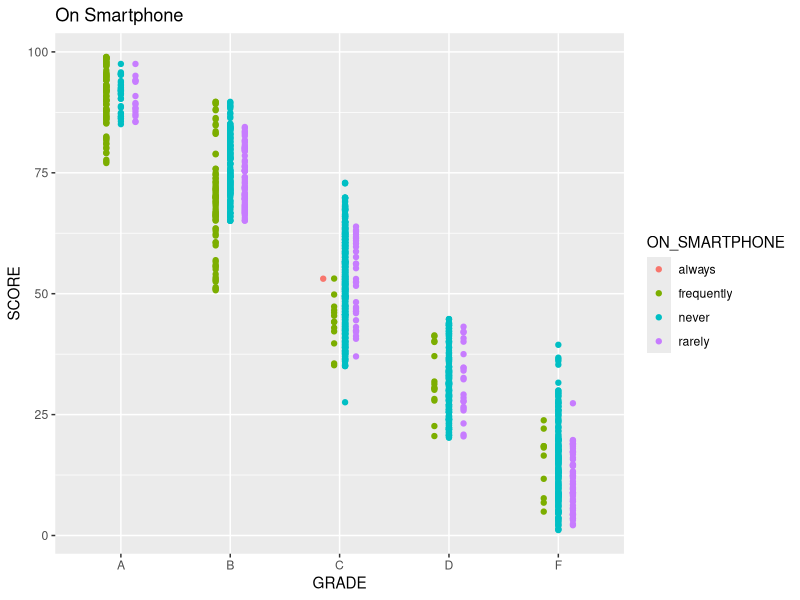
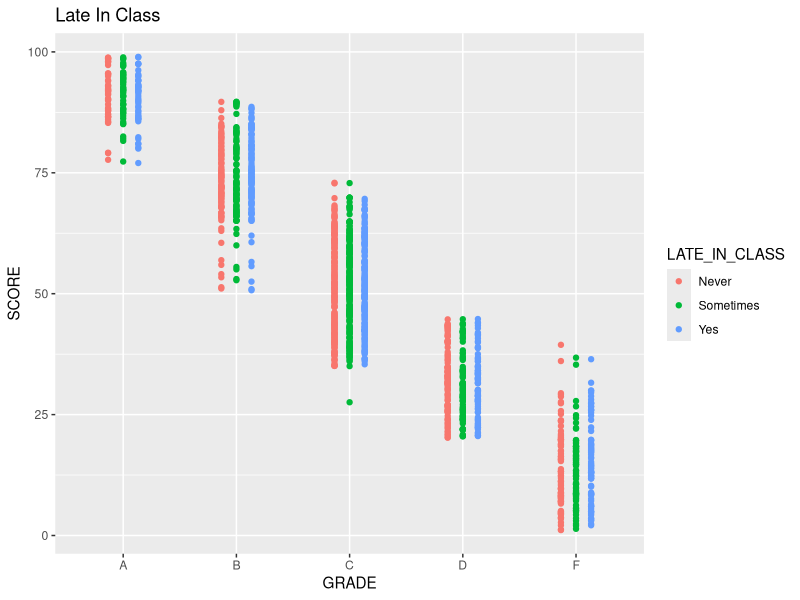
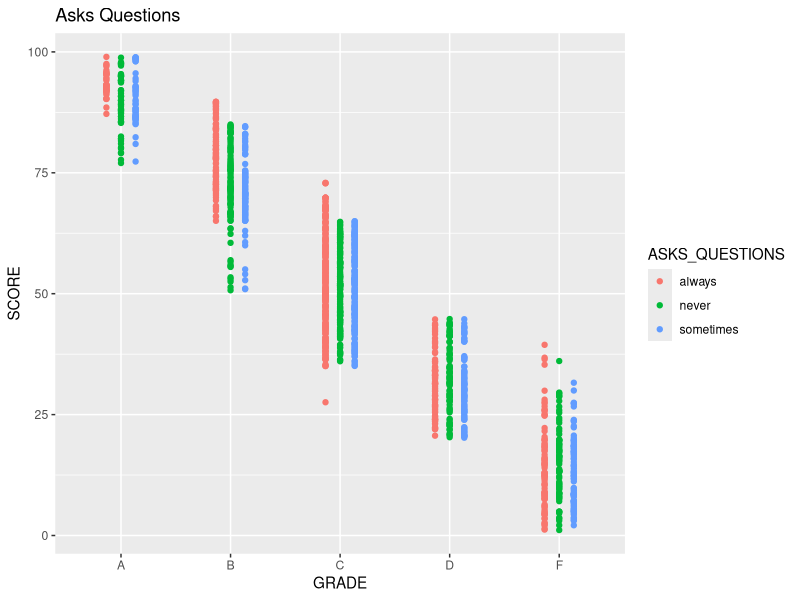
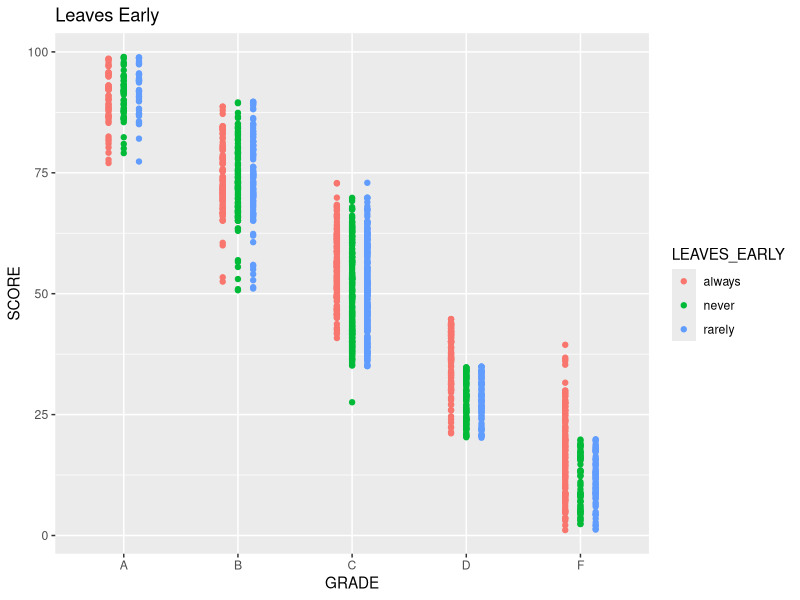

The R source for these figures, in order:
## ---- chunk 1
Moody <- read.csv("MOODY-2019.csv")
## ---- chunk 2
Moody2 <- Moody[-1]
row.names(Moody2) <- Moody$STUDENTID
## ---- chunk 3
Moody2$dummy_on_smartphone[Moody$ON_SMARTPHONE == "always"] <- "4"
Moody2$dummy_on_smartphone[Moody$ON_SMARTPHONE == "frequently"] <- "3"
Moody2$dummy_on_smartphone[Moody$ON_SMARTPHONE == "rarely"] <- "2"
Moody2$dummy_on_smartphone[Moody$ON_SMARTPHONE == "never"] <- "1"
Moody2$dummy_on_smartphone <- factor(Moody2$dummy_on_smartphone)

Moody2$dummy_grade[Moody$GRADE == "A"] <- "5"
Moody2$dummy_grade[Moody$GRADE == "B"] <- "4"
Moody2$dummy_grade[Moody$GRADE == "C"] <- "3"
Moody2$dummy_grade[Moody$GRADE == "D"] <- "2"
Moody2$dummy_grade[Moody$GRADE == "F"] <- "1"
Moody2$dummy_grade <- factor(Moody2$dummy_grade)

Moody2$dummy_asks_questions[Moody$ASKS_QUESTIONS == "always"] <- "3"
Moody2$dummy_asks_questions[Moody$ASKS_QUESTIONS == "sometimes"] <- "2"
Moody2$dummy_asks_questions[Moody$ASKS_QUESTIONS == "never"] <- "1"
Moody2$dummy_asks_questions <- factor(Moody2$dummy_asks_questions)

Moody2$dummy_leaves_early[Moody$LEAVES_EARLY == "always"] <- "3"
Moody2$dummy_leaves_early[Moody$LEAVES_EARLY == "rarely"] <- "2"
Moody2$dummy_leaves_early[Moody$LEAVES_EARLY == "never"] <- "1"
Moody2$dummy_leaves_early <- factor(Moody2$dummy_leaves_early)

Moody2$dummy_late_to_class[Moody$LATE_IN_CLASS == "Yes"] <- "3"
Moody2$dummy_late_to_class[Moody$LATE_IN_CLASS == "Sometimes"] <- "2"
Moody2$dummy_late_to_class[Moody$LATE_IN_CLASS == "Never"] <- "1"
Moody2$dummy_late_to_class <- factor(Moody2$dummy_late_to_class)
## ---- chunk 4
Moody2 <- Moody2[order(-Moody2[,1], Moody2[,7], Moody2[,8], Moody2[,9], Moody2[,10], Moody2[,11]),]
## ---- chunk 5
for(i in 1:nrow(Moody2)) {
    n <- 0    
    if (Moody2[i,7] == 1){
       n <- 1
    }
    Moody2$smartphone1[i] <- n
    
    n <- 0    
    if (Moody2[i,7] == 2){
       n <- 1
    }
    Moody2$smartphone2[i] <- n
    
    n <- 0    
    if (Moody2[i,7] == 3){
       n <- 1
    }
    Moody2$smartphone3[i] <- n
    
    n <- 0    
    if (Moody2[i,9] == 1){
       n <- 1
    }
    Moody2$question1[i] <- n
    
    n <- 0    
    if (Moody2[i,9] == 2){
       n <- 1
    }
    Moody2$question2[i] <- n
    
    n <- 0    
    if (Moody2[i,9] == 3){
       n <- 1
    }
    Moody2$question3[i] <- n
    
    n <- 0    
    if (Moody2[i,10] == 1){
       n <- 1
    }
    Moody2$leaves1[i] <- n
    
    n <- 0    
    if (Moody2[i,10] == 2){
       n <- 1
    }
    Moody2$leaves2[i] <- n
    
    n <- 0    
    if (Moody2[i,10] == 3){
       n <- 1
    }
    Moody2$leaves3[i] <- n
    
    n <- 0    
    if (Moody2[i,11] == 1){
       n <- 1
    }
    Moody2$late1[i] <- n
    
        n <- 0    
    if (Moody2[i,11] == 2){
       n <- 1
    }
    Moody2$late2[i] <- n
    
        n <- 0    
    if (Moody2[i,11] == 3){
       n <- 1
    }
    Moody2$late3[i] <- n
    
}
## ---- chunk 6
fit <- lm(as.numeric(Moody2$dummy_grade) ~ Moody2$SCORE + Moody2$smartphone1 + Moody2$smartphone2 + Moody2$smartphone3 + Moody2$question1 + Moody2$question2 + Moody2$question3 + Moody2$leaves1 + Moody2$leaves2 + Moody2$leaves3 + Moody2$late1 + Moody2$late2 + Moody2$late3)

summary(fit)
## ---- chunk 7
library(ggplot2)

ggplot(Moody2, aes(GRADE, SCORE, colour = ON_SMARTPHONE)) + geom_point(position = position_dodge(width = 0.4)) + ggtitle("On Smartphone")

ggplot(Moody2, aes(GRADE, SCORE, colour = LATE_IN_CLASS)) + geom_point(position = position_dodge(width = 0.4)) + ggtitle("Late In Class")

ggplot(Moody2, aes(GRADE, SCORE, colour = ASKS_QUESTIONS)) + geom_point(position = position_dodge(width = 0.4)) + ggtitle("Asks Questions")

ggplot(Moody2, aes(GRADE, SCORE, colour = LEAVES_EARLY)) + geom_point(position = position_dodge(width = 0.4)) + ggtitle("Leaves Early")
